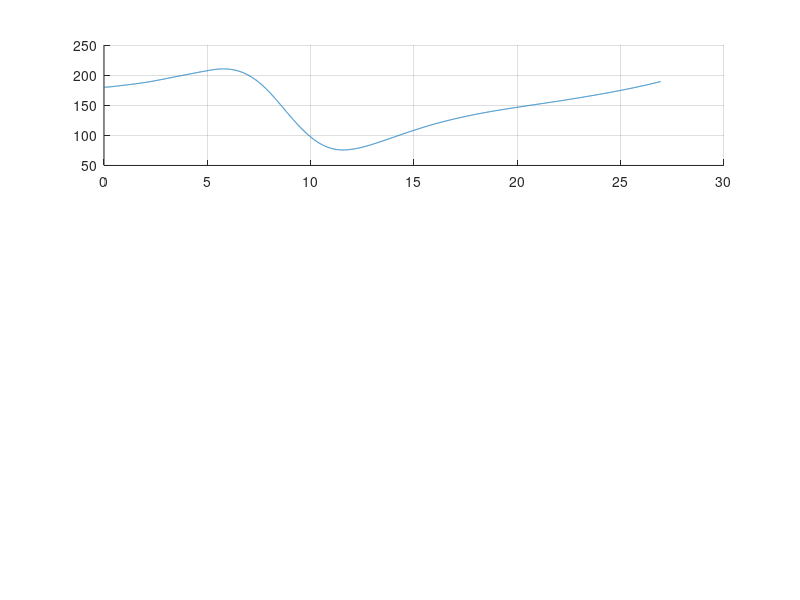

Here is the MATLAB script that generated this plot: (Note: this script raises an error after producing the figure.)
global lambda_t mx alpha beta N 

load('scope_data_open_loop.mat');

figure(1)
% Travel
subplot(3,1,1)
hold on;
grid on;
plot(scope_data_open_loop(1,:), scope_data_open_loop(2,:)*(180/pi))
plot(t, (x1*(180/pi)), 'r')
legend('Travel','Optimal travel')
ylabel('Angle [deg]')
xlim([0 25])
% Pitch
subplot(3,1,2)
hold on;
grid on;
plot(scope_data_open_loop(1,:), scope_data_open_loop(4,:)*(180/pi))
plot(t, x3*(180/pi), 'r')
legend('Pitch', 'Optimal pitch')
ylabel('Angle [deg]')
xlim([0 25])
% Elevation
subplot(3,1,3)
hold on;
grid on;
plot(scope_data_open_loop(1,:), scope_data_open_loop(6,:)*(180/pi))
plot(t, x5*(180/pi), 'r')
plot(t, constraint*(180/pi), 'm', 'LineWidth', 1)
legend('Elevation', 'Optimal Elevation', 'Constraint')
ylabel('Angle [deg]')
xlabel('Time [s]')
xlim([0 25])


